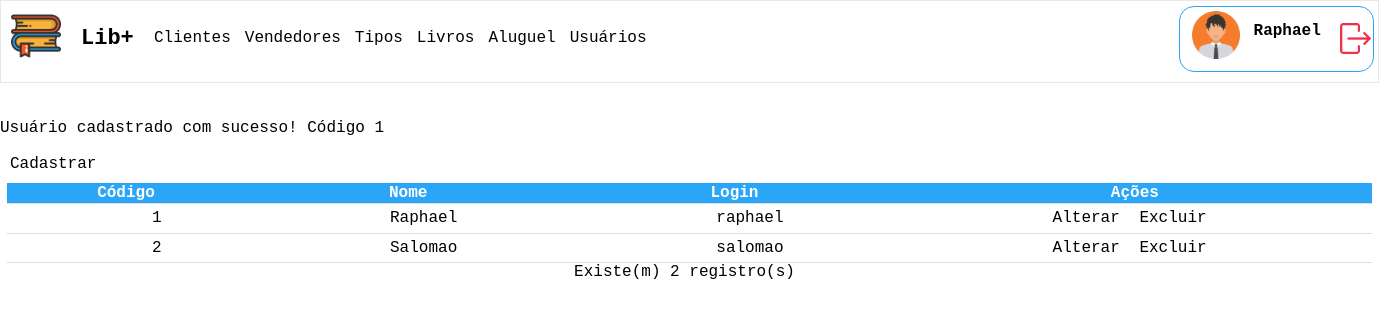
The page /listar_usuarios.php?ok=1&msg=1 (signed in) on the database its author committed.
### tables this page shows
CREATE TABLE `usuario` (
  `id` int(11) NOT NULL,
  `nome` varchar(150) NOT NULL,
  `usuario` varchar(50) NOT NULL,
  `senha` varchar(100) NOT NULL,
  `sexo` varchar(30) NOT NULL
);

### listar_usuarios.php (the view, shortened to what this page needs)
<!DOCTYPE html>
<html lang="pt=br">
	<head>
	</head>
	<body>
		<?php include('menu.php'); ?>
		<?php
			$msg = @$_GET['msg'];
			$ok = @$_GET['ok'];
		?>
		<?php  if($ok) { ?>
			<span class="ok">
				<?php
					if ($ok == 1) {
						echo 'Usuário cadastrado com sucesso! Código ' . $msg;
					} else if($ok == 2) {
						echo 'Usuário alterado com sucesso! Código ' . $msg;
					} else if($ok == 3) {
						echo 'Usuário excluído com sucesso! Código ' . $msg;
					}
				?>
			</span><br><br>
		<?php  } ?>
		<a class="button_cadastrar" href="cadastrar_usuarios.php">Cadastrar</a>
		<table class="tabela">
			<thead class="thead_tabela">
				<tr class="tr_tabela">
					<th>Código</th>
					<th>Nome</th>
					<th>Login</th>
					<th>Ações</th>
				</tr>
			</thead>
			<tbody class="tbody_tabela">
			<?php
				$sql = 'SELECT id, nome, usuario FROM usuario';
				$query = mysqli_query($conexao, $sql);
				while ($item = mysqli_fetch_array($query, MYSQLI_ASSOC)) {
			?>
				<tr>
					<td><?php echo $item['id']; ?></td>
					<td><?php echo $item['nome']; ?></td>
					<td><?php echo $item['usuario']; ?></td>
					<td>
						<a href="alterar_usuarios.php?id=<?php echo $item['id']; ?>">Alterar</a>
						<a href="excluir_usuarios.php?id=<?php echo $item['id']; ?>">Excluir</a>
					</td>
				</tr>
			<?php
				}
			?>
			</tbody>
		</table>
		<p> Existe(m) <?php echo mysqli_num_rows($query); ?> registro(s)</p>
	</body>
</html>

### css/style.css (style rules this page uses)
body { background: white; font-family: 'Source Code Pro', monospace; font-style: normal; font-size: 16px; margin: 0px; }
.tabela { width: 99%; margin-top: 10px; margin-left: 0.5%; padding: 5px; height: 80px; border-collapse: collapse; }
td { padding-left: 145px; }
.tabela thead { background-color: #2ba5f7; color: white; }
.tabela tbody, tr { border-bottom: 1px solid #dddddd; }
p { text-align: center; margin: 0 10px 0px 0px; }
a { color: black; margin-left: 10px; border-radius: 15px; background-color: white; text-decoration: none; font-weight: normal; }

### rows shown on the page
usuario: id "1", nome "Raphael", usuario "raphael"
usuario: id "2", nome "Salomao", usuario "salomao"

### other values the page prints
$_SESSION['usuario']['nome'] "Raphael"
$msg "1"
mysqli_num_rows($query) "2"
